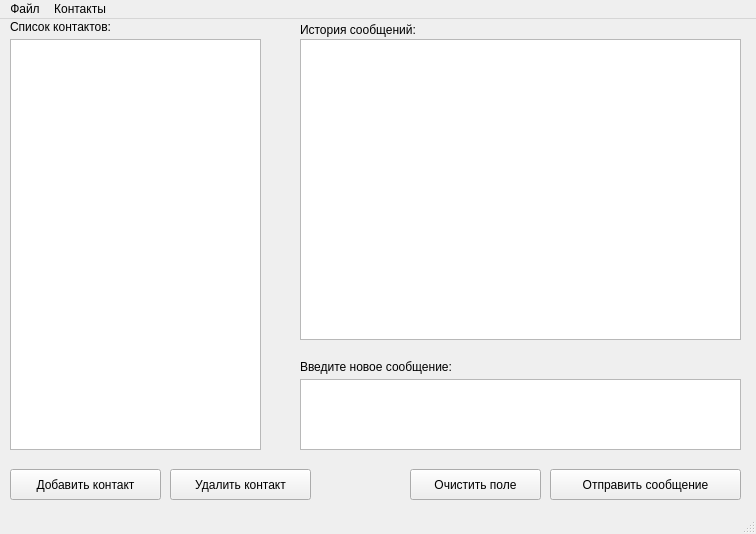
<?xml version="1.0" encoding="UTF-8"?>
<ui version="4.0">
 <class>MainClientWindow</class>
 <widget class="QMainWindow" name="MainClientWindow">
  <property name="geometry">
   <rect>
    <x>0</x>
    <y>0</y>
    <width>756</width>
    <height>534</height>
   </rect>
  </property>
  <property name="minimumSize">
   <size>
    <width>756</width>
    <height>534</height>
   </size>
  </property>
  <property name="windowTitle">
   <string>Чат Программа alpha release</string>
  </property>
  <widget class="QWidget" name="centralwidget">
   <widget class="QLabel" name="label_contacts">
    <property name="geometry">
     <rect>
      <x>10</x>
      <y>0</y>
      <width>141</width>
      <height>16</height>
     </rect>
    </property>
    <property name="text">
     <string>Список контактов:</string>
    </property>
   </widget>
   <widget class="QPushButton" name="btn_add_contact">
    <property name="geometry">
     <rect>
      <x>10</x>
      <y>450</y>
      <width>151</width>
      <height>31</height>
     </rect>
    </property>
    <property name="text">
     <string>Добавить контакт</string>
    </property>
   </widget>
   <widget class="QPushButton" name="btn_remove_contact">
    <property name="geometry">
     <rect>
      <x>170</x>
      <y>450</y>
      <width>141</width>
      <height>31</height>
     </rect>
    </property>
    <property name="text">
     <string>Удалить контакт</string>
    </property>
   </widget>
   <widget class="QLabel" name="label_history">
    <property name="geometry">
     <rect>
      <x>300</x>
      <y>0</y>
      <width>391</width>
      <height>21</height>
     </rect>
    </property>
    <property name="text">
     <string>История сообщений:</string>
    </property>
   </widget>
   <widget class="QTextEdit" name="text_message">
    <property name="geometry">
     <rect>
      <x>300</x>
      <y>360</y>
      <width>441</width>
      <height>71</height>
     </rect>
    </property>
   </widget>
   <widget class="QLabel" name="label_new_message">
    <property name="geometry">
     <rect>
      <x>300</x>
      <y>340</y>
      <width>201</width>
      <height>16</height>
     </rect>
    </property>
    <property name="text">
     <string>Введите новое сообщение:</string>
    </property>
   </widget>
   <widget class="QListView" name="list_contacts">
    <property name="geometry">
     <rect>
      <x>10</x>
      <y>20</y>
      <width>251</width>
      <height>411</height>
     </rect>
    </property>
   </widget>
   <widget class="QListView" name="list_messages">
    <property name="geometry">
     <rect>
      <x>300</x>
      <y>20</y>
      <width>441</width>
      <height>301</height>
     </rect>
    </property>
   </widget>
   <widget class="QPushButton" name="btn_send">
    <property name="geometry">
     <rect>
      <x>550</x>
      <y>450</y>
      <width>191</width>
      <height>31</height>
     </rect>
    </property>
    <property name="text">
     <string>Отправить сообщение</string>
    </property>
   </widget>
   <widget class="QPushButton" name="btn_clear">
    <property name="geometry">
     <rect>
      <x>410</x>
      <y>450</y>
      <width>131</width>
      <height>31</height>
     </rect>
    </property>
    <property name="text">
     <string>Очистить поле</string>
    </property>
   </widget>
  </widget>
  <widget class="QMenuBar" name="menubar">
   <property name="geometry">
    <rect>
     <x>0</x>
     <y>0</y>
     <width>756</width>
     <height>22</height>
    </rect>
   </property>
   <widget class="QMenu" name="menu">
    <property name="title">
     <string>Файл</string>
    </property>
    <addaction name="menu_exit"/>
   </widget>
   <widget class="QMenu" name="menu_2">
    <property name="title">
     <string>Контакты</string>
    </property>
    <addaction name="menu_add_contact"/>
    <addaction name="menu_del_contact"/>
    <addaction name="separator"/>
   </widget>
   <addaction name="menu"/>
   <addaction name="menu_2"/>
  </widget>
  <widget class="QStatusBar" name="statusBar"/>
  <action name="menu_exit">
   <property name="text">
    <string>Выход</string>
   </property>
  </action>
  <action name="menu_add_contact">
   <property name="text">
    <string>Добавить контакт</string>
   </property>
  </action>
  <action name="menu_del_contact">
   <property name="text">
    <string>Удалить контакт</string>
   </property>
  </action>
 </widget>
 <resources/>
 <connections>
  <connection>
   <sender>btn_clear</sender>
   <signal>clicked()</signal>
   <receiver>text_message</receiver>
   <slot>clear()</slot>
   <hints>
    <hint type="sourcelabel">
     <x>541</x>
     <y>481</y>
    </hint>
    <hint type="destinationlabel">
     <x>547</x>
     <y>416</y>
    </hint>
   </hints>
  </connection>
 </connections>
</ui>
